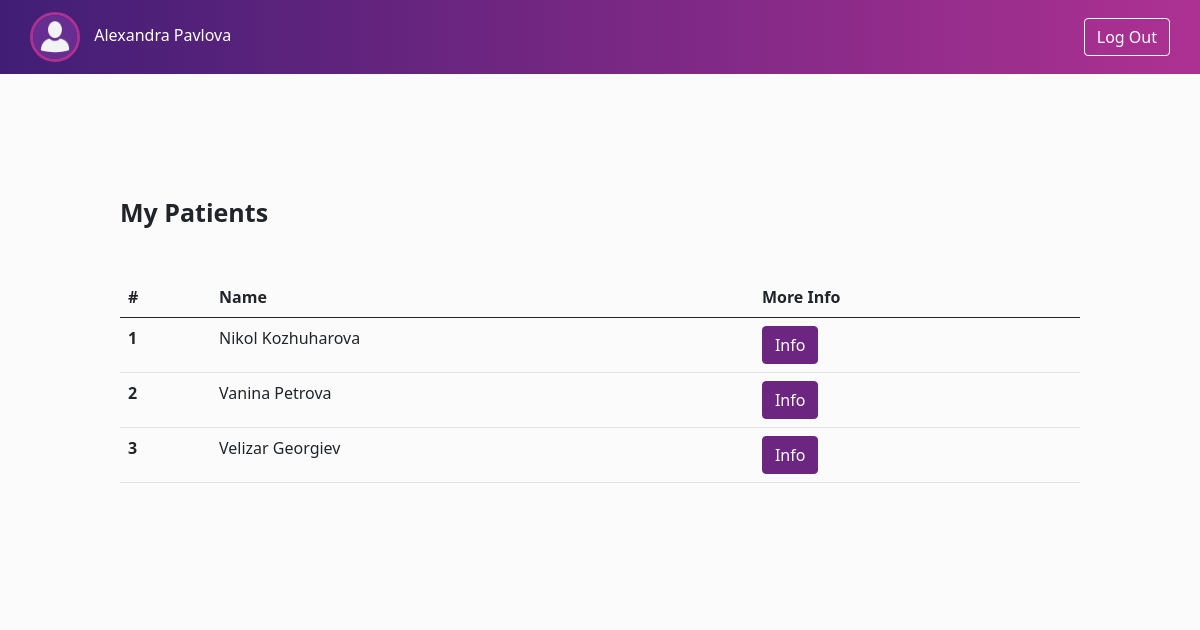
The app's page /patients-list.php (signed in) with its own data.
### tables this page shows
CREATE TABLE `user` (
  `id` int(11) NOT NULL AUTO_INCREMENT,
  `role` enum('patient','doctor') NOT NULL,
  `username` varchar(255) NOT NULL,
  `password` varchar(255) NOT NULL,
  `name` varchar(255) NOT NULL,
  `fname` varchar(255) NOT NULL,
  `gender` enum('male','female') NOT NULL,
  `date_of_birth` date NOT NULL,
  `phone_number` varchar(13) NOT NULL,
  PRIMARY KEY (`id`)
);

### patients-list.php (the view, shortened to what this page needs)
<?php
    include "connect-db.php";
    $u_id = $_SESSION['id'];
    $sql = "SELECT * from user
    INNER JOIN patient ON user.id = patient.patient_id
    INNER JOIN appointment ON patient.patient_id = appointment.patient_id
    INNER JOIN doctor ON doctor.doctor_id = appointment.doctor_id
    WHERE doctor.doctor_id = '$u_id'
    GROUP BY patient.patient_id
    ORDER BY user.name ASC;
    ";
    $res = mysqli_query($connect, $sql);
    if (isset($_SESSION['username']) && isset($_SESSION['id']))
    {   ?>
<!DOCTYPE html>
<html>
<head>
	<link href="https://cdn.jsdelivr.net/npm/bootstrap@5.0.0-beta1/dist/css/bootstrap.min.css" rel="stylesheet">
    <link rel="stylesheet" href="styles/patients-list.css">
    <link rel="stylesheet" href="styles/header.css">
</head>
<body>
    <header class="header">
        <nav class="navigation">
            <a href="home.php" class="profile" style="text-decoration: none;">
                <img src="images/PhotoAvatar.jpg" alt="Avatar" class="avatar">
                <span class="names">
                    <?=$_SESSION['name']?>
                    <?=$_SESSION['fname']?>
                </span>
            </a>
            <a href="log-out.php" class="btn btn-primary logout-btn">Log Out</a>
        </nav>
    </header>
    <div class="main-container">
        <div class="main-content">
            <div class="page-title">My Patients</div>
            <table class="table table-hover">
                <thead>
                    <tr>
                    <th scope="col">#</th>
                    <th scope="col">Name</th>
                    <th scope="col">More Info</th>
                    </tr>
                </thead>
                <tbody>
                    <?php
				  	$i =1;
				  	while ($rows = mysqli_fetch_assoc($res)) {?>
				    <tr>
				      <th scope="row"><?=$i?></th>
				      <td><?=$rows['name']?> <?=$rows['fname']?></td>
				      <td>
                        <div class="btn-holder">
                            <a class="btn btn-primary" href="patient-info.php?id=<?=$rows['patient_id']?>" role="button">Info</a>
                        </div>
                    </td>
				    </tr>
				    <?php $i++; }?>
                    </tbody>
            </table>
        </div>
    </div>
</body>
</html>
    <?php } ?>

### styles/patients-list.css (style rules this page uses)
.main-container { padding: 15vh 0!important; }
.main-container .main-content .table { width: 80%; margin: 0 auto; margin-top: 45px; }
.main-container .main-content .table .btn-holder .btn { color: #fff; background-color: #6C2681; border-color: #6C2681; }
.main-container .main-content .page-title { width: 80%; margin: 0 auto; font-size: 25px; font-weight: bold; }

### styles/header.css (style rules this page uses)
.header { padding: .75rem 0; background: linear-gradient(to right,#411e75 0%,#ad3192 100%); }
.navigation { display: flex; align-items: center; justify-content: space-between; width: 95%; margin: 0 auto; }
.header .navigation .profile .avatar { vertical-align: middle; width: 50px; height: 50px; border-radius: 50%; border: 3.5px solid #ac3192; }
.header .navigation .profile .names { margin-left: 10px; color: #fff; }
.header .navigation .logout-btn { color: #fff; background-color: transparent; border-color: #fff; }
.main-container { padding: 20vh 0; background-color: #FBFBFB; }
body { background-color: #FBFBFB; }

### records on screen
user: name "Nikol", fname "Kozhuharova"
user: name "Vanina", fname "Petrova"
user: name "Velizar", fname "Georgiev"

### other values on screen
$_SESSION['name'] "Alexandra"
$_SESSION['fname'] "Pavlova"
